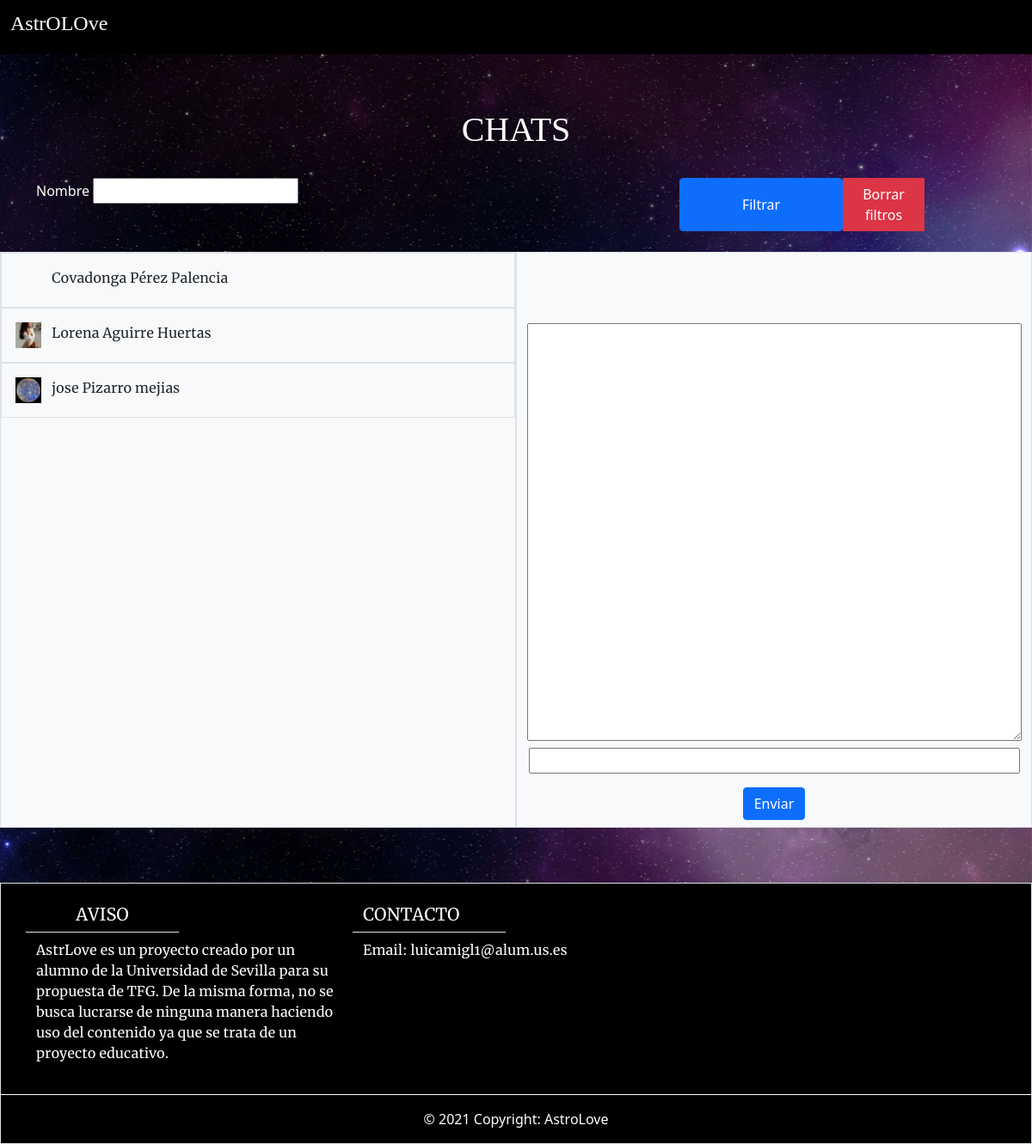
/chats/1/1/ (signed in), run on an earlier commit of the app's database.
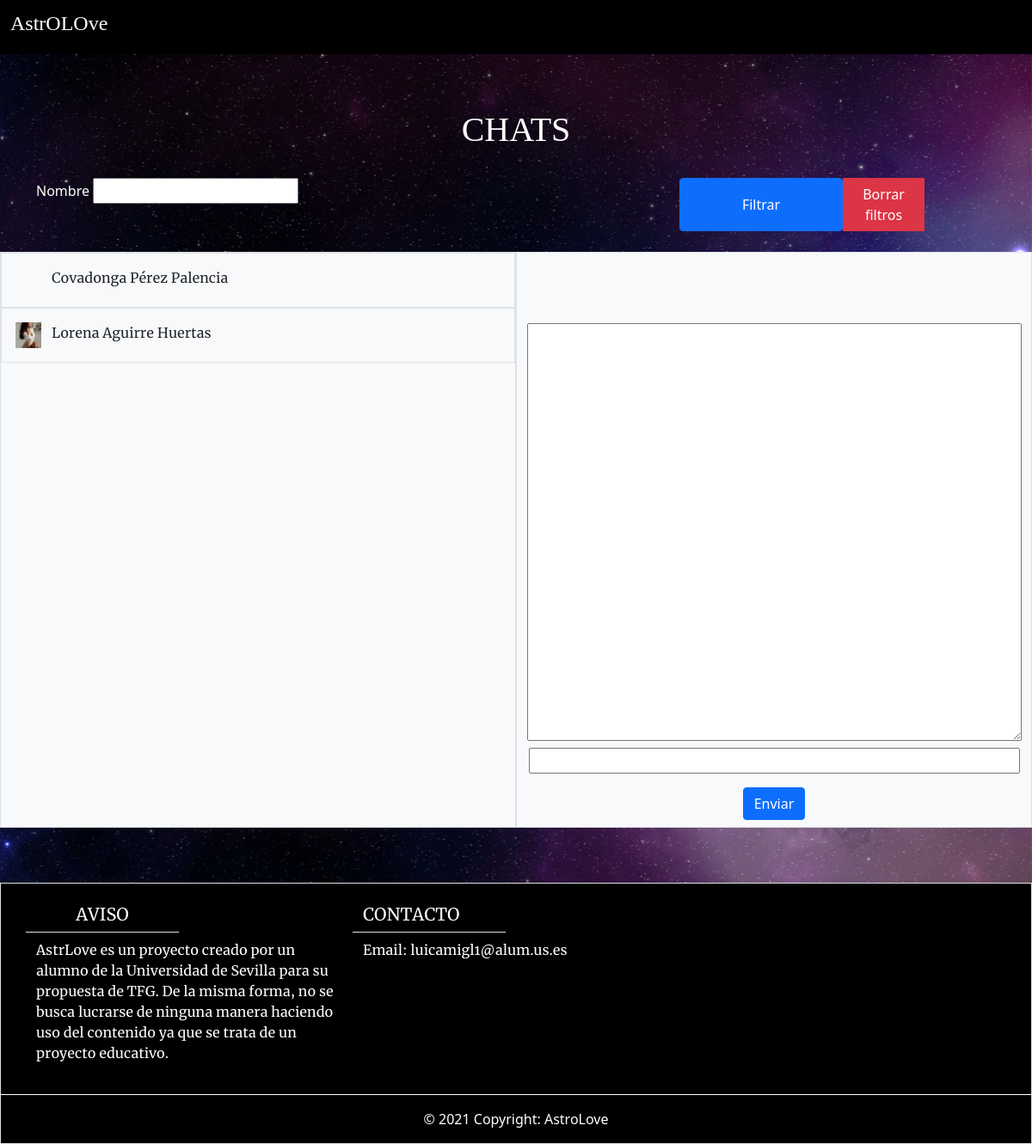
And on a later commit of the database.
### main/models.py (models this page shows, shortened)
class Usuario(models.Model):
    address = models.CharField(max_length=250)
    city = models.CharField(max_length=50)
    isDeleted = models.BooleanField()
    profilePicUrl = models.ImageField(upload_to="static/fotos_perfil/", blank=True)
    photo = models.CharField(max_length=550)
    isAccountNonExpired = models.BooleanField(default=False)
    isEnabled = models.BooleanField(default=False)
    isPro = models.BooleanField(default=False)
    user = models.OneToOneField(User, on_delete=models.CASCADE, default=None)
    def nombreCompleto(self):
        return self.user.first_name + " " + self.user.last_name

### main/views.py (the view)
# urls.py: path('chats/<int:user_id>/<int:my_id>/', views.room),
@login_required
def room(request, user_id, my_id):
    usuarios = Usuario.objects.all()
    chatFilter = ChatFilter(
                request.GET, queryset=usuarios)
    usuarios = chatFilter.qs
    usuario = Usuario.objects.get(user__id=user_id)
    i_usuario =  Usuario.objects.get(user__id=my_id)
    room_id = ""
    author = i_usuario.nombreCompleto
    if user_id > my_id:
        room_id = str(user_id) + str(my_id)
    else:
        room_id = str(my_id) + str(user_id)
    return render(request, 'chats.html', {'room_id':room_id, 'chatFilter':chatFilter, 'usuario_chat':usuario,'usuarios':usuarios, 'i_usuario':i_usuario
    , "author": author})

### main/templates/chats.html (shortened to what this page needs)
{% extends 'header_logged.html' %}
{% block contenido %}
<div class="container-fluid py-5 text-white" id="background5">
    <div class="row my-3 text-center">
        <h1>CHATS</h1>
    </div>
    <div class="container my-4">
        <form id='form' method='get'>
            <div class="row">
                {% for field in chatFilter.form %}
                <div class="col-8 filter-row text-left">
                    {{field.label}}
                    {{field}}
                </div>
                {% endfor %}
                <div class="col-4">
                    <div class="row">
                        <input type='submit' class="btn btn-primary w-50"
                            value='Filtrar'/>
                        <a href="/chats/" class="btn btn-danger w-25 rounded-0">
                            Borrar filtros
                        </a>
                    </div>
                </div>
            </div>
        </form>
    </div>
    <div class="row my-3">
        <div class="col-6 border bg-light">
            {% for usuario in usuarios %}
            {% if usuario.user.first_name %}
            {% if usuario.user != user%}
            <a class="text-decoration-none"
                href="/chats/{{usuario.user.id}}/{{user.id}}">
                <div class="row border px-3 py-3">
                    <div class="col-4" style="background:
                        url(http://127.0.0.1:8000/{{usuario.profilePicUrl}})
                        50% 50% no-repeat; /* 50% 50% centers image in div */
                        width: 30px;
                        height: 30px;
                        background-size: cover;">
                    </div>
                    <div class="col-8">
                        <p class="my-auto text-dark"> {{usuario.user.first_name}}
                            {{usuario.user.last_name}}</p>
                    </div>
                </div>
            </a>
            {% endif %}
            {% endif %}
            {% endfor %}
        </div>
        <div class="col-6 border text-center bg-light">
            {% if room_id %}
            <div class="row">
                    <div class="col-4 my-3 mx-5" style="background:
                    url(http://127.0.0.1:8000/{{usuario_chat.profilePicUrl}})
                    50% 50% no-repeat; /* 50% 50% centers image in div */
                    width: 50px;
                    height: 50px;
                    background-size: cover;">
                </div>
                <div class="col-8">
                </div>
            </div>
            <textarea id="chat-log" cols="60" rows="20"></textarea><br>
            <input id="chat-message-input" type="text" size="56" class="my-2"><br>
            <input id="chat-message-submit" type="button"  class="my-2 btn btn-primary" value="Enviar">
            {% else %}
            <h6 class="">Pulsa en un usuario para comenzar a chatear.</h6>
            {% endif %}
        </div>
    </div>
</div>
{% endblock %}

What changed in the data, as far as the page shows it:
removed Usuario: profilePicUrl (picture), user.first_name "jose", user.last_name "Pizarro mejias"
